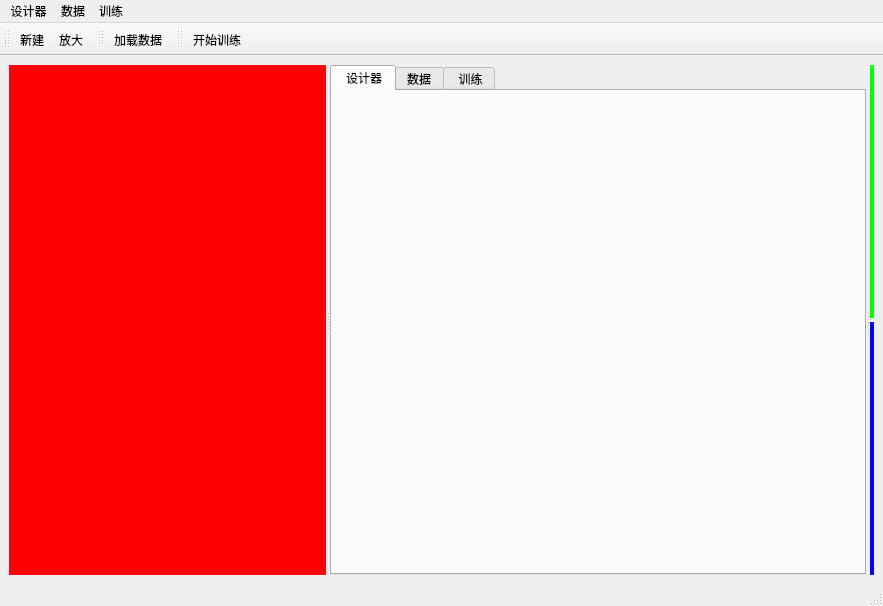
<?xml version="1.0" encoding="UTF-8"?>
<ui version="4.0">
 <class>MainWindow</class>
 <widget class="QMainWindow" name="MainWindow">
  <property name="geometry">
   <rect>
    <x>0</x>
    <y>0</y>
    <width>883</width>
    <height>606</height>
   </rect>
  </property>
  <property name="windowTitle">
   <string>MainWindow</string>
  </property>
  <widget class="QWidget" name="centralwidget">
   <layout class="QGridLayout" name="gridLayout">
    <item row="0" column="0">
     <widget class="QSplitter" name="splitter_2">
      <property name="orientation">
       <enum>Qt::Horizontal</enum>
      </property>
      <widget class="QWidget" name="widget_3" native="true">
       <property name="styleSheet">
        <string notr="true">background-color: rgb(255, 0, 0);</string>
       </property>
      </widget>
      <widget class="QTabWidget" name="tabWidget">
       <property name="currentIndex">
        <number>0</number>
       </property>
       <widget class="QWidget" name="tab1">
        <attribute name="title">
         <string> 设计器</string>
        </attribute>
       </widget>
       <widget class="QWidget" name="tab_2">
        <attribute name="title">
         <string>数据</string>
        </attribute>
       </widget>
       <widget class="QWidget" name="tab_3">
        <attribute name="title">
         <string> 训练</string>
        </attribute>
       </widget>
      </widget>
      <widget class="QSplitter" name="splitter">
       <property name="orientation">
        <enum>Qt::Vertical</enum>
       </property>
       <widget class="QWidget" name="widget" native="true">
        <property name="styleSheet">
         <string notr="true">background-color: rgb(0, 255, 0);</string>
        </property>
       </widget>
       <widget class="QWidget" name="widget_2" native="true">
        <property name="styleSheet">
         <string notr="true">background-color: rgb(0, 0, 255);</string>
        </property>
       </widget>
      </widget>
     </widget>
    </item>
   </layout>
  </widget>
  <widget class="QStatusBar" name="statusbar"/>
  <widget class="QToolBar" name="toolBar_designer">
   <property name="sizePolicy">
    <sizepolicy hsizetype="Preferred" vsizetype="Fixed">
     <horstretch>0</horstretch>
     <verstretch>0</verstretch>
    </sizepolicy>
   </property>
   <property name="minimumSize">
    <size>
     <width>0</width>
     <height>0</height>
    </size>
   </property>
   <property name="windowTitle">
    <string>toolBar</string>
   </property>
   <property name="toolButtonStyle">
    <enum>Qt::ToolButtonTextUnderIcon</enum>
   </property>
   <attribute name="toolBarArea">
    <enum>TopToolBarArea</enum>
   </attribute>
   <attribute name="toolBarBreak">
    <bool>false</bool>
   </attribute>
   <addaction name="action_new"/>
   <addaction name="action_big"/>
  </widget>
  <widget class="QToolBar" name="toolBar_data">
   <property name="windowTitle">
    <string>toolBar_2</string>
   </property>
   <property name="toolButtonStyle">
    <enum>Qt::ToolButtonTextUnderIcon</enum>
   </property>
   <attribute name="toolBarArea">
    <enum>TopToolBarArea</enum>
   </attribute>
   <attribute name="toolBarBreak">
    <bool>false</bool>
   </attribute>
   <addaction name="action_load_data_2"/>
  </widget>
  <widget class="QMenuBar" name="menubar">
   <property name="geometry">
    <rect>
     <x>0</x>
     <y>0</y>
     <width>883</width>
     <height>23</height>
    </rect>
   </property>
   <widget class="QMenu" name="menu_designer">
    <property name="title">
     <string>设计器</string>
    </property>
   </widget>
   <widget class="QMenu" name="menu_data">
    <property name="title">
     <string>数据</string>
    </property>
   </widget>
   <widget class="QMenu" name="menu_train">
    <property name="title">
     <string>训练</string>
    </property>
   </widget>
   <addaction name="menu_designer"/>
   <addaction name="menu_data"/>
   <addaction name="menu_train"/>
  </widget>
  <widget class="QToolBar" name="toolBar_train">
   <property name="sizePolicy">
    <sizepolicy hsizetype="Preferred" vsizetype="Fixed">
     <horstretch>0</horstretch>
     <verstretch>0</verstretch>
    </sizepolicy>
   </property>
   <property name="minimumSize">
    <size>
     <width>0</width>
     <height>0</height>
    </size>
   </property>
   <property name="windowTitle">
    <string>训练</string>
   </property>
   <property name="toolButtonStyle">
    <enum>Qt::ToolButtonTextUnderIcon</enum>
   </property>
   <attribute name="toolBarArea">
    <enum>TopToolBarArea</enum>
   </attribute>
   <attribute name="toolBarBreak">
    <bool>false</bool>
   </attribute>
   <addaction name="action_start_train"/>
  </widget>
  <action name="action_new">
   <property name="icon">
    <iconset resource="picture.qrc">
     <normaloff>:/picture/1.jpg</normaloff>:/picture/1.jpg</iconset>
   </property>
   <property name="text">
    <string>新建</string>
   </property>
  </action>
  <action name="action_copy">
   <property name="text">
    <string>复制</string>
   </property>
  </action>
  <action name="action_load_data">
   <property name="text">
    <string>导入数据</string>
   </property>
   <property name="toolTip">
    <string>选择数据路径</string>
   </property>
  </action>
  <action name="action_big">
   <property name="icon">
    <iconset resource="picture.qrc">
     <normaloff>:/picture/2.jpg</normaloff>:/picture/2.jpg</iconset>
   </property>
   <property name="text">
    <string>放大</string>
   </property>
   <property name="priority">
    <enum>QAction::NormalPriority</enum>
   </property>
  </action>
  <action name="action_load_data_2">
   <property name="icon">
    <iconset resource="picture.qrc">
     <normaloff>:/picture/3.jpg</normaloff>:/picture/3.jpg</iconset>
   </property>
   <property name="text">
    <string>加载数据</string>
   </property>
   <property name="toolTip">
    <string>&lt;html&gt;&lt;head/&gt;&lt;body&gt;&lt;p&gt;&lt;span style=&quot; font-size:10pt;&quot;&gt;训练选项&lt;/span&gt;&lt;/p&gt;&lt;/body&gt;&lt;/html&gt;</string>
   </property>
  </action>
  <action name="action_start_train">
   <property name="icon">
    <iconset resource="picture.qrc">
     <normaloff>:/picture/6.jpg</normaloff>:/picture/6.jpg</iconset>
   </property>
   <property name="text">
    <string>开始训练</string>
   </property>
  </action>
 </widget>
 <resources>
  <include location="picture.qrc"/>
 </resources>
 <connections/>
</ui>
